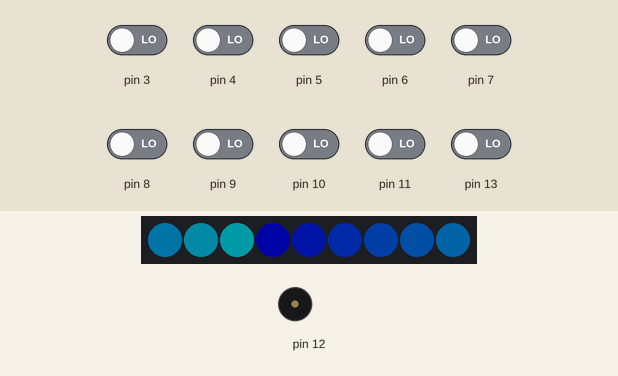
Bench run of a sketch on a simulated Arduino Uno, built with avr-gcc and run on an emulated ATmega328P. Parts: 9 RGB LEDs in strip order, left to right, buzzer (waves = sounding). The test bench sets the inputs (shaded band); at power-on: pin 3–11, pin 13 LOW. Dim RGB values are drawn brighter than linear.

Above: at 1.2 s.
1.3 s: pin 3 driven HIGH
At 1.65 s:
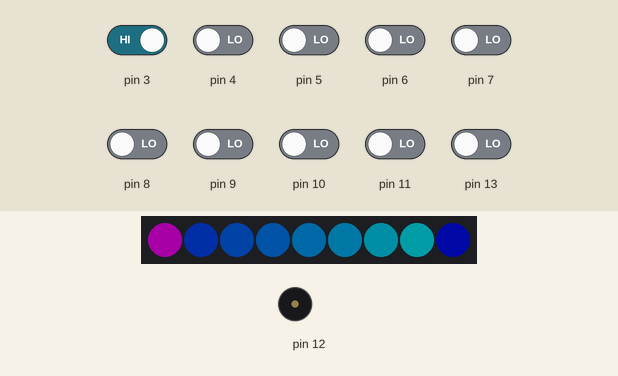
3.9 s: pin 11 driven HIGH
At 5.26 s:
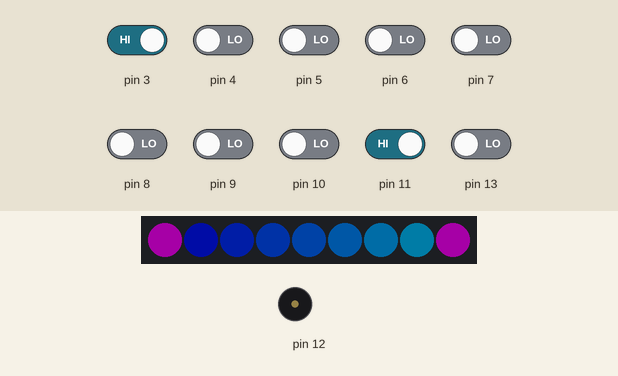
6.9 s: pin 13 driven HIGH
At 7.07 s:
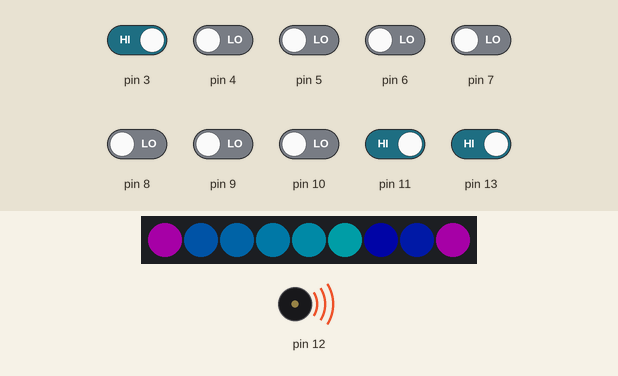
9.3 s: pin 4 driven HIGH
At 11.29 s:
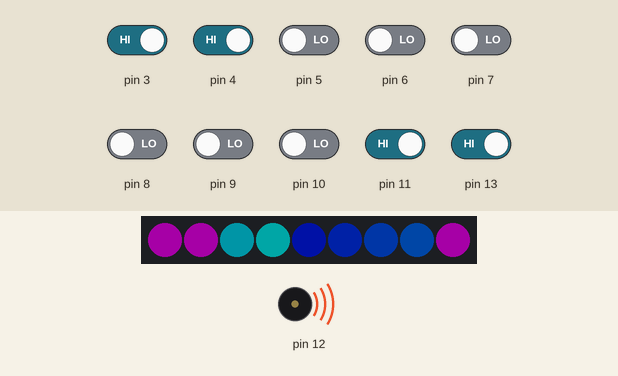
12.3 s: pin 5 driven HIGH
At 15.22 s:
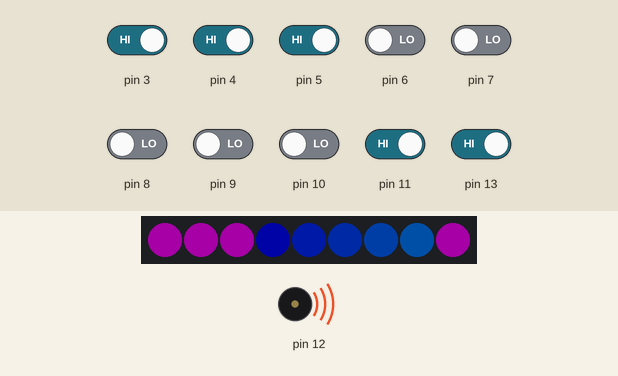
15.3 s: pin 6 driven HIGH
At 15.82 s:
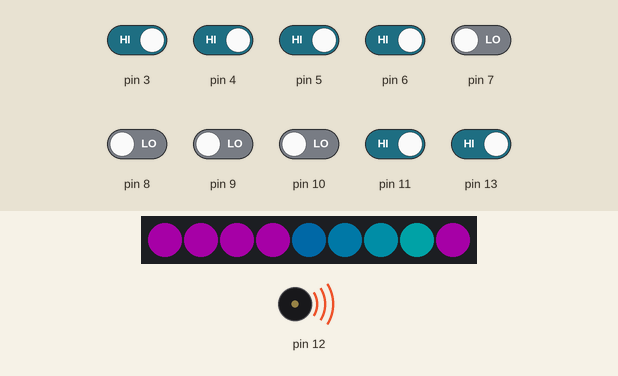
Timing chart, 0 to 18.3 s (numbered marks = the images above; inputs shaded):
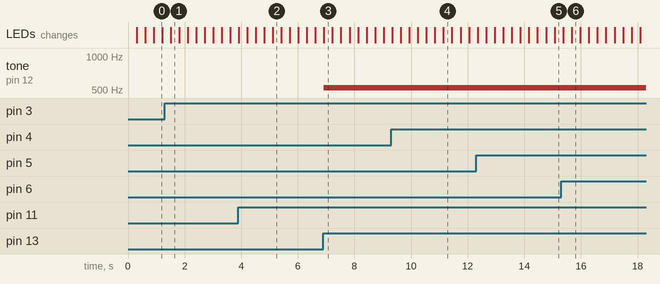

The sketch:

test.ino
```cpp
#include <Adafruit_NeoPixel.h>

#define LEDCOUNT (9)

Adafruit_NeoPixel pixel(LEDCOUNT, 2, NEO_GRB + NEO_KHZ800);
int counter = 0;

void setup() {
  // put your setup code here, to run once:
  pixel.begin(); // This initializes the NeoPixel library.
  pixel.setBrightness(40);
  pixel.clear();
  pixel.show();
}

void loop() {
  // put your main code here, to run repeatedly:
  for(int i = 0; i < LEDCOUNT; ++i){
    int now = (counter + i * 256/9) % 256;
    pixel.setPixelColor(i, pixel.Color(0,now,255));
  }
  counter = (counter + 3) % 256;
  updateButtons();

  if (digitalRead(13)){
    tone(12, 523);
  }
  else{
    noTone(12);
  }
  pixel.show();
  delay(14);
}

void updateButtons(){
  int index = 0;
  for(int i = 3; i <= 11; ++i){
    if (digitalRead(i)){
      pixel.setPixelColor(index, pixel.Color(255,0,255));
    }
    ++index;
  }
}
```

Measured:
- after the input at 1.3 s, the LEDs: change after 0.20 s (image 1)
- after the input at 6.9 s, tone on pin 12: silent → 523 Hz at once
